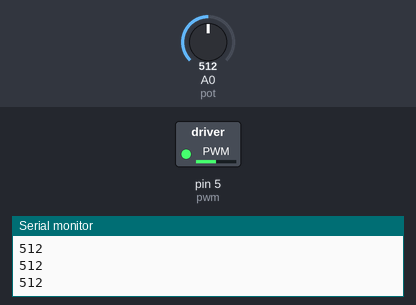
Recording of a sketch running on a simulated Arduino Uno, built with avr-gcc and run on an emulated ATmega328P. Shown: switched loads named in the sketch (green lamp = pin HIGH), the last lines printed to the serial monitor. The test bench sets the inputs (shaded band); at power-on: A0 (pot) = 512.

Above: at 1.2 s.
1.3 s: A0 (pot) set to 716
At 1.8 s:
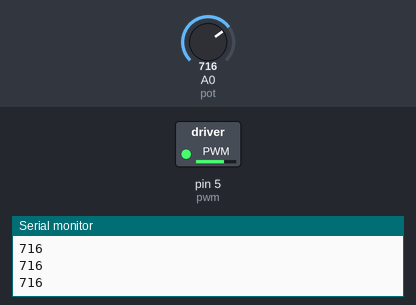
2.8 s: A0 (pot) set to 900
At 3.1 s:
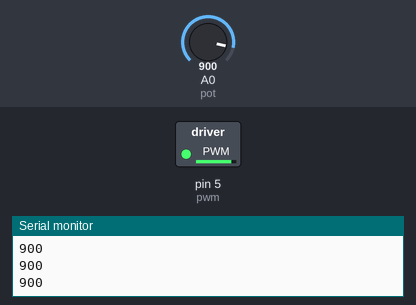
4.3 s: A0 (pot) set to 122
At 5.4 s:
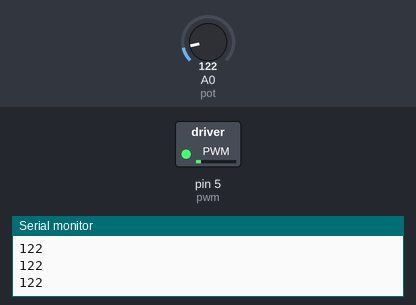
5.8 s: A0 (pot) set to 0
At 6.5 s:
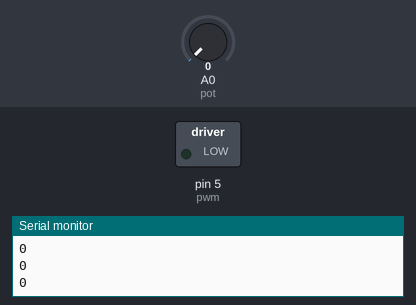
7.3 s: A0 (pot) set to 511
At 7.6 s:
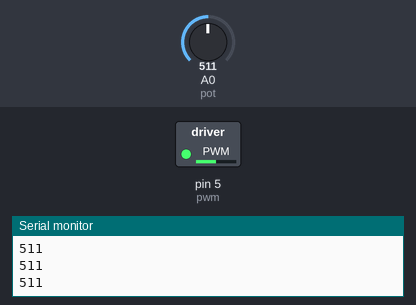
Timing chart, 0 to 9.8 s (numbered marks = the images above; inputs shaded):
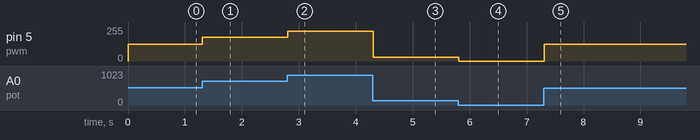

Measured:
- after the input at 1.3 s, pin 5 (pwm): 127/255 → 178/255 at once
- after the input at 2.8 s, pin 5 (pwm): 178/255 → 224/255 at once
- after the input at 4.3 s, pin 5 (pwm): 224/255 → 30/255 at once
- after the input at 5.8 s, pin 5 (pwm): 30/255 → 0/255 at once
- after the input at 7.3 s, pin 5 (pwm): 0/255 → 127/255 at once

The sketch:

arduinoSetPwm.ino
```cpp
//KODINGAN UNO -> L298N

#define pot A0
#define pwm 5
int pwmVal= 0;

void setup() {
  // Inisialisasi PWM pada pin tertentu dengan frekuensi yang diinginkan
  pinMode(pot, INPUT);
  pinMode(pwm, OUTPUT);
  Serial.begin(9600);

}

void loop() {
  unsigned int potVal = analogRead(pot);
  pwmVal = map(potVal, 0, 1023, 0 , 255);
  Serial.println(potVal);
  analogWrite(pwm, pwmVal);
  //delay(1000);
}
```
